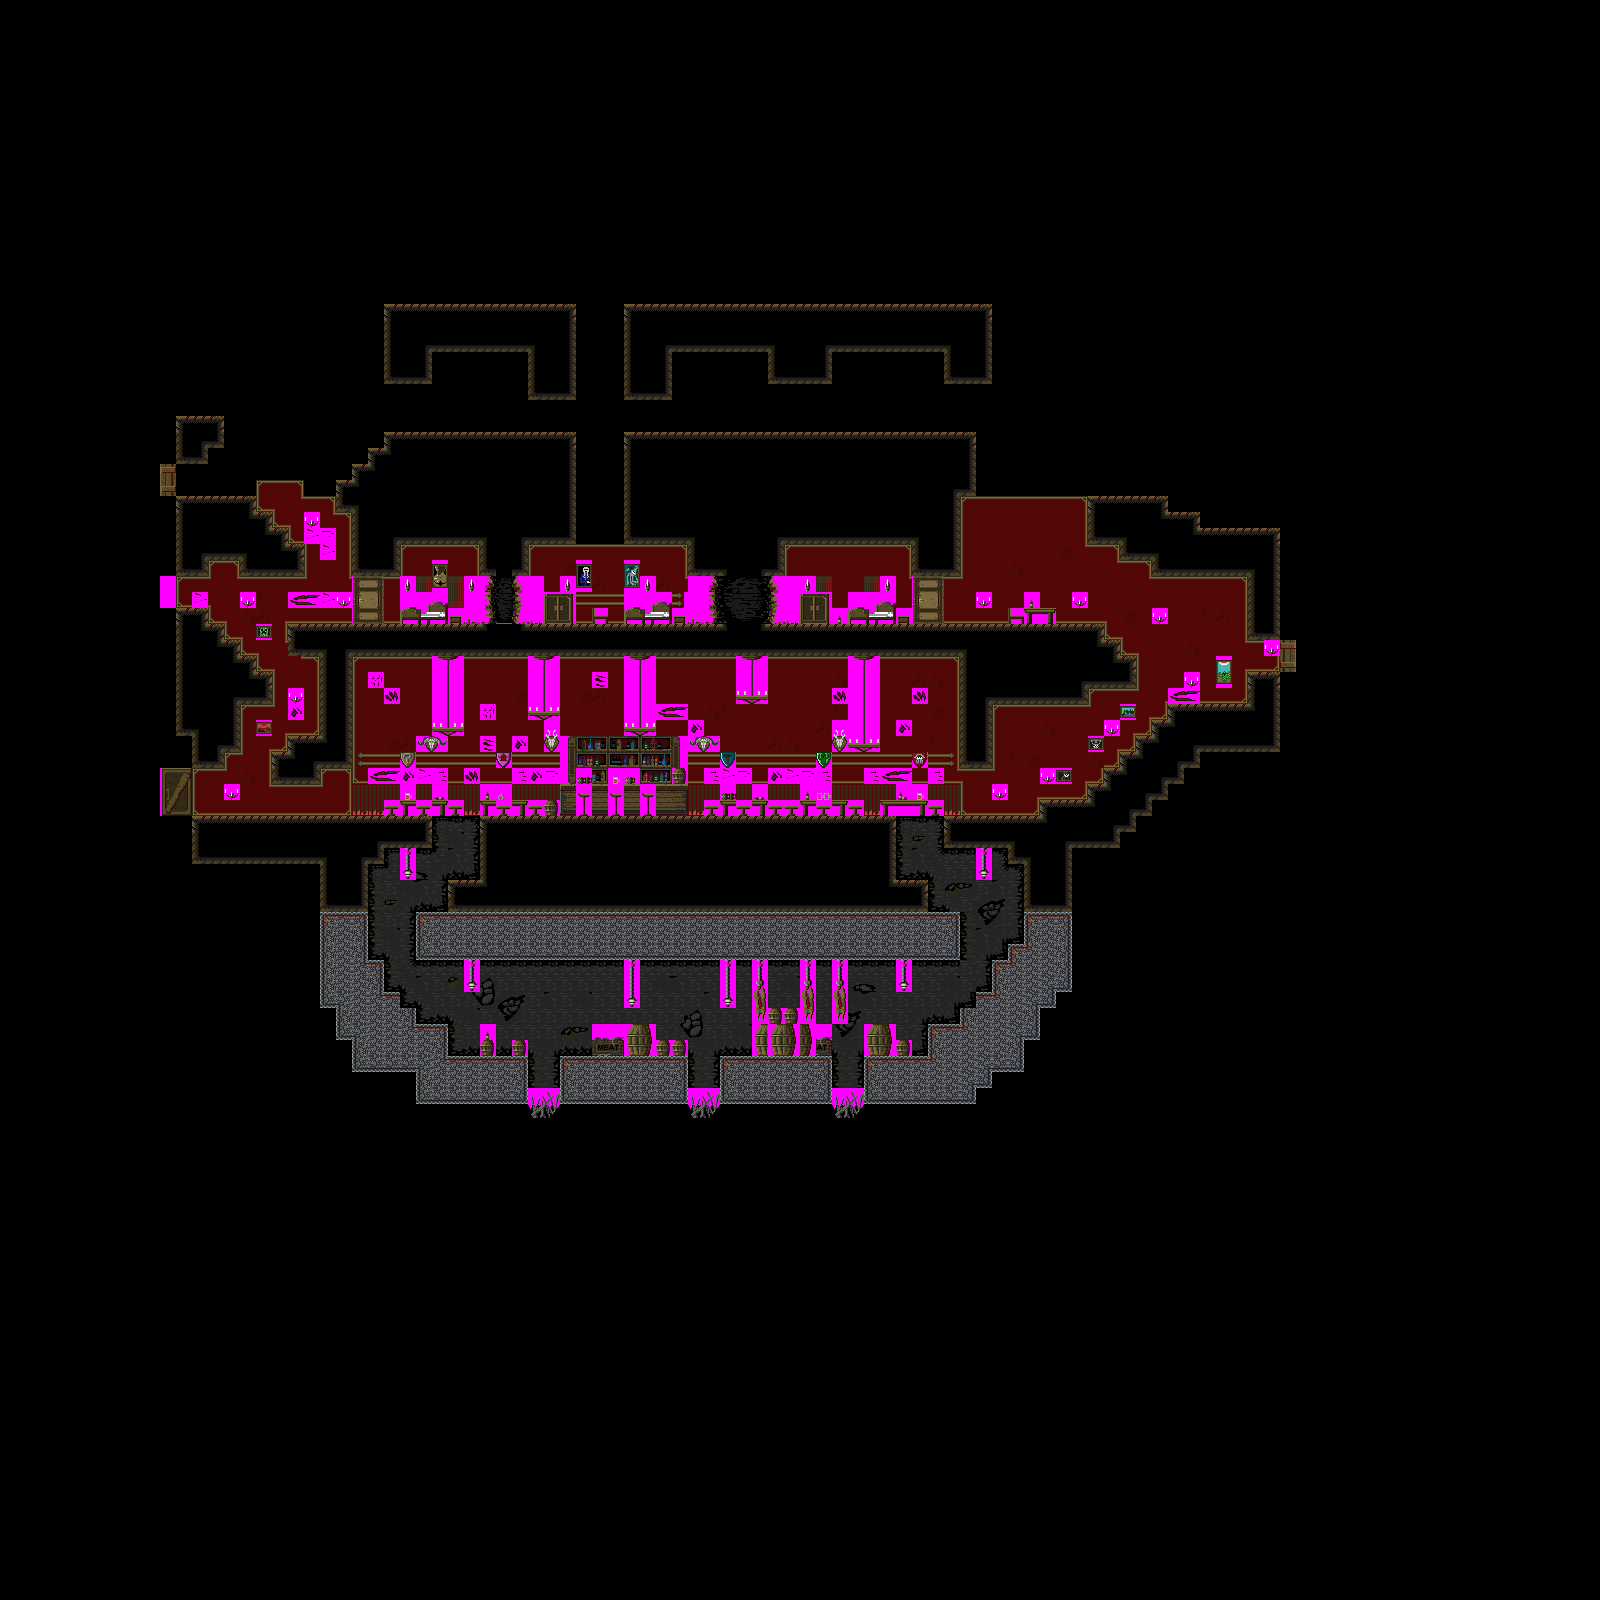

Tiled map render using the project's own tile images. Description and the map definition, with tile-layer contents summarised, below:
An orthogonal 100x100 tile map with 16x16 px tiles, 5 tile layers (Background2, Background1, Foreground2, Foreground1, ...).

<map version="1.0" orientation="orthogonal" renderorder="left-up" width="100" height="100" tilewidth="16" tileheight="16" nextobjectid="1">
 <tileset firstgid="1" name="tavern_tileset" tilewidth="16" tileheight="16">
  <image source="../Tilesets/tavern_tileset.png" trans="ff00ff" width="512" height="512" />
  <terraintypes>
   <terrain name="Floor" tile="-1" />
   <terrain name="Floor (rock)" tile="-1" />
   <terrain name="Wallpaper white" tile="-1" />
   <terrain name="Wallpaper rock" tile="-1" />
  </terraintypes>
  <tile id="1" terrain=",,,0" />
  <tile id="2" terrain=",,0," />
  <tile id="4" terrain=",,,1" />
  <tile id="5" terrain=",,1," />
  <tile id="7" terrain=",,,2" />
  <tile id="8" terrain=",,2," />
  <tile id="14" terrain="3,3,3,3" />
  <tile id="15" terrain=",,,3" />
  <tile id="16" terrain=",,3," />
  <tile id="32" terrain=",,0,0" />
  <tile id="33" terrain=",0,0,0" />
  <tile id="34" terrain="0,,0,0" />
  <tile id="35" terrain=",,1,1" />
  <tile id="36" terrain=",1,1,1" />
  <tile id="37" terrain="1,,1,1" />
  <tile id="38" terrain=",,2,2" />
  <tile id="39" terrain=",2,2,2" />
  <tile id="40" terrain="2,,2,2" />
  <tile id="46" terrain=",,3,3" />
  <tile id="47" terrain=",3,3,3" />
  <tile id="48" terrain="3,,3,3" />
  <tile id="64" terrain="0,0,," />
  <tile id="65" terrain="0,0,,0" />
  <tile id="66" terrain="0,0,0," />
  <tile id="67" terrain="1,1,," />
  <tile id="68" terrain="1,1,,1" />
  <tile id="69" terrain="1,1,1," />
  <tile id="70" terrain="2,2,," />
  <tile id="71" terrain="2,2,,2" />
  <tile id="72" terrain="2,2,2," />
  <tile id="78" terrain="3,3,," />
  <tile id="79" terrain="3,3,,3" />
  <tile id="80" terrain="3,3,3," />
  <tile id="97" terrain=",0,,0" />
  <tile id="98" terrain="0,,0," />
  <tile id="99" terrain="1,1,1,1" />
  <tile id="100" terrain=",1,,1" />
  <tile id="101" terrain="1,,1," />
  <tile id="102" terrain="2,2,2,2" />
  <tile id="103" terrain=",2,,2" />
  <tile id="104" terrain="2,,2," />
  <tile id="111" terrain=",3,,3" />
  <tile id="112" terrain="3,,3," />
  <tile id="129" terrain=",0,," />
  <tile id="130" terrain="0,,," />
  <tile id="132" terrain=",1,," />
  <tile id="133" terrain="1,,," />
  <tile id="135" terrain=",2,," />
  <tile id="136" terrain="2,,," />
  <tile id="143" terrain=",3,," />
  <tile id="144" terrain="3,,," />
  <tile id="160" terrain="0,0,0,0" />
 </tileset>
 <layer name="Background2" width="100" height="100">
  <data>[10000 cells, 1338 non-empty, 67 distinct tile ids]</data>
 </layer>
 <layer name="Background1" width="100" height="100">
  <data>[10000 cells, 252 non-empty, 89 distinct tile ids]</data>
 </layer>
 <layer name="Foreground2" width="100" height="100">
  <data>[10000 cells, 118 non-empty, 54 distinct tile ids]</data>
 </layer>
 <layer name="Foreground1" width="100" height="100">
  <data>[10000 cells, 34 non-empty, 15 distinct tile ids]</data>
 </layer>
 <layer name="GameLayer" width="100" height="100">
  <data>[10000 cells, 1316 non-empty, 32 distinct tile ids]</data>
 </layer>
</map>